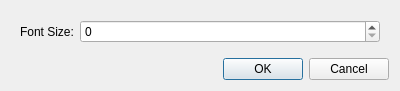
<?xml version="1.0" encoding="UTF-8"?>
<ui version="4.0">
 <class>SetupDialog</class>
 <widget class="QDialog" name="SetupDialog">
  <property name="windowModality">
   <enum>Qt::ApplicationModal</enum>
  </property>
  <property name="geometry">
   <rect>
    <x>0</x>
    <y>0</y>
    <width>400</width>
    <height>91</height>
   </rect>
  </property>
  <property name="contextMenuPolicy">
   <enum>Qt::NoContextMenu</enum>
  </property>
  <property name="windowTitle">
   <string>Setup</string>
  </property>
  <property name="windowIcon">
   <iconset>
    <normaloff>HeroSystem.ico</normaloff>HeroSystem.ico</iconset>
  </property>
  <property name="modal">
   <bool>true</bool>
  </property>
  <layout class="QVBoxLayout" name="verticalLayout">
   <item>
    <widget class="QFrame" name="frame">
     <property name="frameShape">
      <enum>QFrame::NoFrame</enum>
     </property>
     <property name="frameShadow">
      <enum>QFrame::Plain</enum>
     </property>
     <property name="lineWidth">
      <number>0</number>
     </property>
     <layout class="QFormLayout" name="formLayout">
      <item row="0" column="0">
       <widget class="QLabel" name="label">
        <property name="text">
         <string>Font Size:</string>
        </property>
       </widget>
      </item>
      <item row="0" column="1">
       <widget class="QSpinBox" name="spinBox"/>
      </item>
     </layout>
    </widget>
   </item>
   <item>
    <widget class="QDialogButtonBox" name="buttonBox">
     <property name="orientation">
      <enum>Qt::Horizontal</enum>
     </property>
     <property name="standardButtons">
      <set>QDialogButtonBox::Cancel|QDialogButtonBox::Ok</set>
     </property>
    </widget>
   </item>
  </layout>
 </widget>
 <resources/>
 <connections>
  <connection>
   <sender>buttonBox</sender>
   <signal>accepted()</signal>
   <receiver>SetupDialog</receiver>
   <slot>accept()</slot>
   <hints>
    <hint type="sourcelabel">
     <x>248</x>
     <y>254</y>
    </hint>
    <hint type="destinationlabel">
     <x>157</x>
     <y>274</y>
    </hint>
   </hints>
  </connection>
  <connection>
   <sender>buttonBox</sender>
   <signal>rejected()</signal>
   <receiver>SetupDialog</receiver>
   <slot>reject()</slot>
   <hints>
    <hint type="sourcelabel">
     <x>316</x>
     <y>260</y>
    </hint>
    <hint type="destinationlabel">
     <x>286</x>
     <y>274</y>
    </hint>
   </hints>
  </connection>
 </connections>
</ui>
